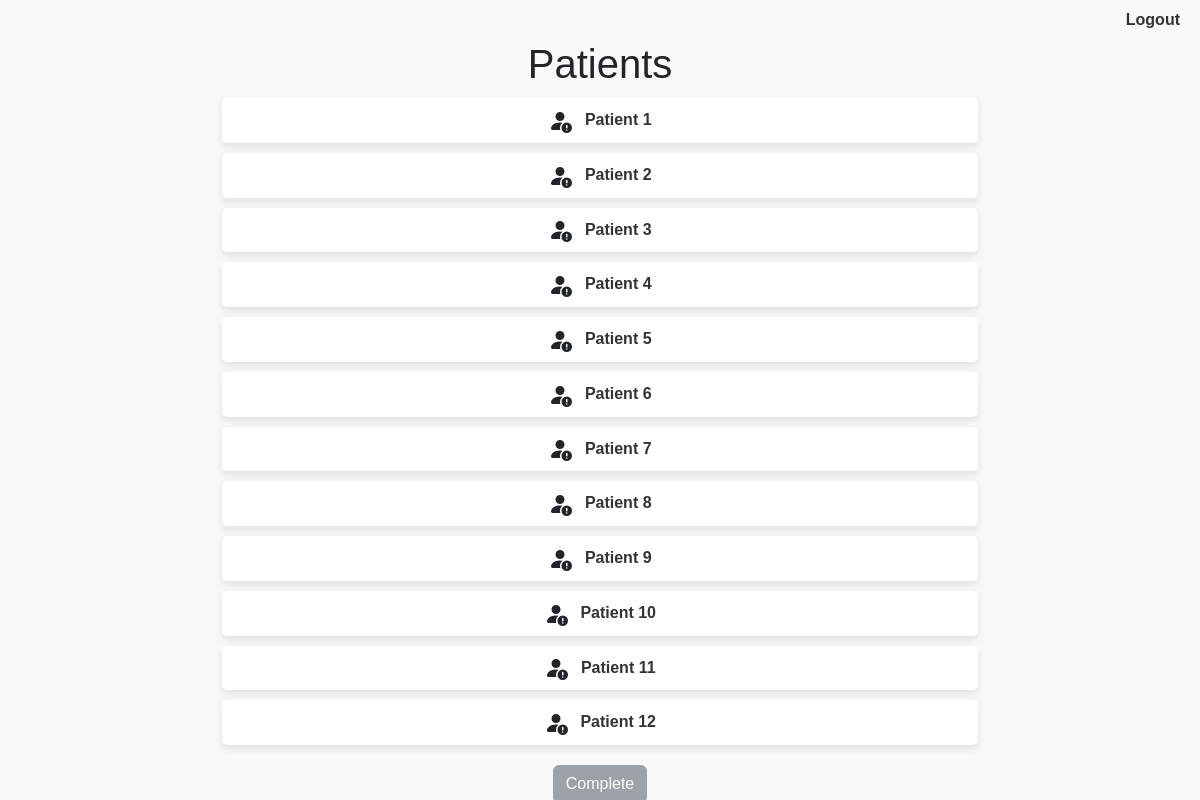
The app's page /patients (signed in), older data.
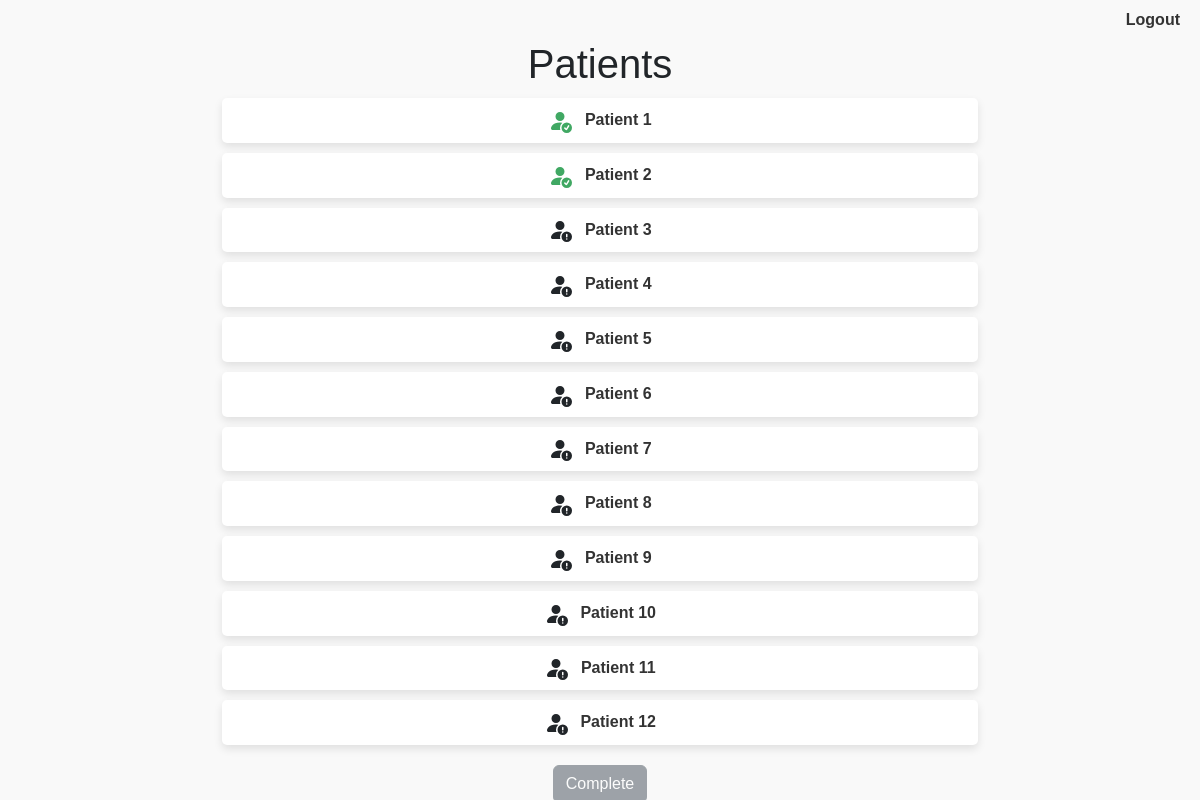
The same page, newer data.
### patients/models.py (models this page shows)
class Patient(models.Model):
    name = models.CharField(max_length=100)
    vitals_csv_path = models.CharField(max_length=100, default='nan')
    patient_csv_path = models.CharField(max_length=100, default='nan')
    similar_patients_csv_path = models.CharField(max_length=100, default='nan')
    feature_similarity_path = models.CharField(max_length=100, default='nan')
    age = models.CharField(max_length=100, default='nan')
    sex = models.CharField(max_length=100, default='nan')
    ethnicity = models.CharField(max_length=100, default='nan')
    imddecil = models.CharField(max_length=100, default='nan')
    comorbidities = models.CharField(max_length=100, default='nan')
    diagnosis = models.CharField(max_length=100, default='nan')
    antibiotic = models.CharField(max_length=100, default='nan')
    prediction = models.CharField(max_length=100, default='nan')
    guideline = models.CharField(max_length=100, default='nan')
    form_filled_in = models.BooleanField(default=False)

### patients/views.py (the view)
# urls.py: path('patients', patient_list, name='patient_list'),
@login_required(login_url='/')
def patient_list(request):
    patients = Patient.objects.all()
    return render(request, 'patients/patient_list.html', {'patients': patients})

### patients/templates/patients/patient_list.html (shortened to what this page needs)
{% load static %}
<html lang="en">
<head>
    <link rel="stylesheet" href="https://cdn.jsdelivr.net/npm/bootstrap@5.3.0/dist/css/bootstrap.min.css">
    <link rel="stylesheet" href="{% static 'css/style.css' %}">
    <link rel="stylesheet" href="{% static 'css/patient_list.css' %}">
</head>
<body>
    <div class="navbar">
        {% if user.is_authenticated %}
            <a href="{% url 'logout' %}" class="logout">Logout</a>
        {% endif %}
    </div>
    <div class="container">
        <h1>Patients</h1>
        <ul>
            {% for patient in patients %}
                <li class="patient-item" data-form-filled-in="{{ patient.form_filled_in }}">
                    <a href="{% url 'patient_detail' patient.id %}">{{ patient.name }}</a>
                </li>
            {% endfor %}
        </ul>
    </div>
    <button id="completeButton" class="btn btn-secondary" disabled>Complete</button>
</body>
</html>

### patients/static/css/style.css (style rules this page uses)
body { font-family: Arial, sans-serif; }
.container { max-width: 800px; margin: 0 auto; }

### patients/static/css/patient_list.css (style rules this page uses)
body { font-family: Arial, sans-serif; background-color: #f9f9f9; }
.container { max-width: 800px; margin: 0 auto; text-align: center; }
ul { list-style-type: none; padding: 0; }
li { background-color: #fff; margin: 10px; padding: 10px; border-radius: 5px; box-shadow: 0 4px 8px rgba(0, 0, 0, 0.1); }
a { text-decoration: none; color: #333; font-weight: bold; }
.navbar { display: flex; justify-content: flex-end; }
.navbar a.logout { margin-right: 20px; }
#completeButton { margin-top: 20px; display: block; margin-left: auto; margin-right: auto; }

Row changes from the older to the newer data that the page shows:
changed Patient "Patient 1": form_filled_in False → True (drawn)
changed Patient "Patient 2": form_filled_in False → True (drawn)
